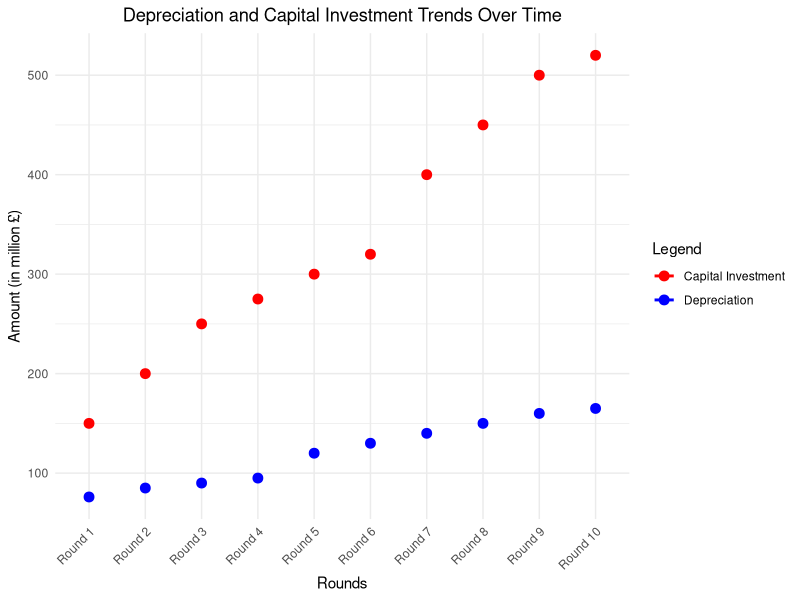

The R source for this figure:
# Load necessary library
library(ggplot2)

# Create a sample data frame for Depreciation and Capital Investments over several rounds
data <- data.frame(
  Round = factor(c("Round 1", "Round 2", "Round 3", "Round 4", "Round 5", "Round 6", "Round 7", "Round 8", "Round 9", "Round 10"), 
                 levels = c("Round 1", "Round 2", "Round 3", "Round 4", "Round 5", "Round 6", "Round 7", "Round 8", "Round 9", "Round 10")),
  Depreciation = c(76, 85, 90, 95, 120, 130, 140, 150, 160, 165),   # Depreciation values in million pounds
  Capital_Investment = c(150, 200, 250, 275, 300, 320, 400, 450, 500, 520)  # Capital Investment in million pounds
)

# Create the line chart in ascending order
ggplot(data, aes(x = Round)) +
  geom_line(aes(y = Depreciation, color = "Depreciation"), size = 1) +
  geom_line(aes(y = Capital_Investment, color = "Capital Investment"), size = 1) +
  geom_point(aes(y = Depreciation, color = "Depreciation"), size = 3) +
  geom_point(aes(y = Capital_Investment, color = "Capital Investment"), size = 3) +
  labs(
    title = "Depreciation and Capital Investment Trends Over Time",
    x = "Rounds",
    y = "Amount (in million £)",
    color = "Legend"
  ) +
  theme_minimal() +
  theme(
    axis.text.x = element_text(angle = 45, hjust = 1),
    plot.title = element_text(hjust = 0.5)
  ) +
  scale_color_manual(values = c("Depreciation" = "blue", "Capital Investment" = "red")) # Custom colors
